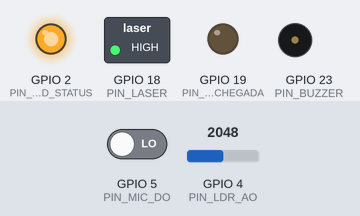
The sketch below on a simulated ESP32. On the bench: switched loads named in the sketch (green lamp = pin HIGH), output pins drawn as LEDs (lit = HIGH), buzzer (waves = sounding). Dashed ring = blinking. The test bench sets the inputs (shaded band); at power-on: GPIO 5 (PIN_MIC_DO) LOW, GPIO 4 (PIN_LDR_AO) = 2048. WiFi joins after 1.5 s; servers stay silent unless stated; uploads are accepted with an empty reply; what the sketch prints to the serial monitor is not drawn.

Above: at 3.3 s.
3.4 s: GPIO 5 (PIN_MIC_DO) driven HIGH
At 3.72 s:
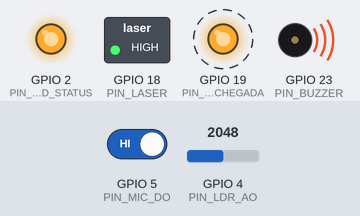
6.4 s: GPIO 4 (PIN_LDR_AO) set to 2148
9.4 s: GPIO 4 (PIN_LDR_AO) set to 2272
At 10.3 s:
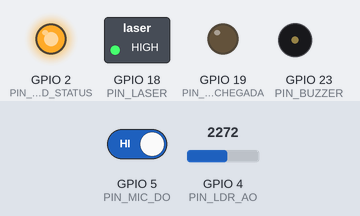
10.9 s: GPIO 4 (PIN_LDR_AO) set to 2160
At 13.8 s:
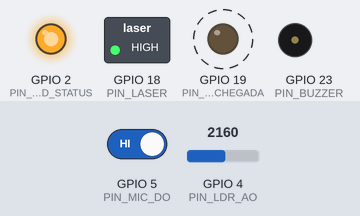
13.9 s: GPIO 4 (PIN_LDR_AO) set to 2240
At 14.5 s:
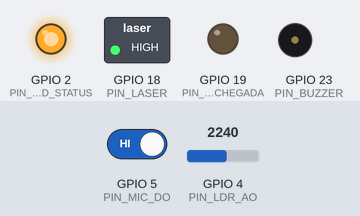
Timing chart, 0 to 16.4 s (numbered marks = the images above; inputs shaded):
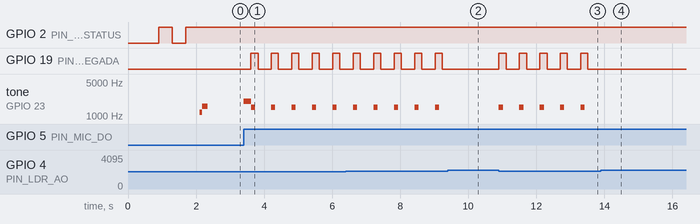

Measured:
- the behaviour switches between 2199 and 2200 on GPIO 4 (PIN_LDR_AO) (found by bisection; images 1 and 2)
- after the input at 3.4 s, GPIO 19 (PIN_LED_CHEGADA): alternates HIGH for 0.21 s and LOW for 0.39 s, starting after 0.21 s; tone on GPIO 23 (PIN_BUZZER): silent → 2000 Hz at once, then repeats every 0.60 s: 1500 Hz 0.12 s, silent 0.48 s
- after the input at 9.4 s, GPIO 19 (PIN_LED_CHEGADA): stops changing and stays LOW; tone on GPIO 23 (PIN_BUZZER): stops changing and stays silent
- after the input at 10.9 s, GPIO 19 (PIN_LED_CHEGADA): alternates HIGH for 0.21 s and LOW for 0.39 s, starting at once; tone on GPIO 23 (PIN_BUZZER): alternates 1500 Hz for 0.12 s and silent for 0.48 s, starting at once
- after the input at 13.9 s, GPIO 19 (PIN_LED_CHEGADA): stops changing and stays LOW; tone on GPIO 23 (PIN_BUZZER): stops changing and stays silent

The sketch:

linha_de_chegada.ino
```cpp
/**
 * =========================================================================
 * PROJETO: Linha de Chegada - Cronometragem com ESP32, LDR e Microfone
 * CASOS DE USO ATENDIDOS:
 *   - MDA-01: Microfone que detecta disparo de largada e inicia cronômetro zerado.
 *   - SDM-01: Sensor LDR + Laser que detecta corte da linha de chegada e anota tempo.
 * =========================================================================
 */

#include <WiFi.h>
#include <HTTPClient.h>
#include <WebServer.h>
#include "config.h"

// Estados da Corrida
enum EstadoCorrida {
    AGUARDANDO_LARGADA,   // MDA-01: Cronômetro zerado aguardando som de disparo
    CORRIDA_EM_ANDAMENTO, // Cronômetro rodando
    FINALIZADA            // Corrida encerrada
};

EstadoCorrida estadoAtual = AGUARDANDO_LARGADA;

// Variáveis de Marcação Temporal de Alta Precisão (milissegundos)
unsigned long tempoInicioMs = 0;
unsigned long ultimoDisparoMicMs = 0;
unsigned long ultimoCorteLdrMs = 0;
int totalChegadasRegistradas = 0;

// Servidor Web Local para Calibração em Campo via Celular/Navegador
WebServer localServer(80);

// Declaração de Funções
void conectarWiFi();
void verificarMicrofoneLargada();
void verificarLdrLinhaChegada();
void enviarEventoParaServidor(const char* endpoint, const String& jsonBody);
void setupRotasWebServer();
void emitirBeep(int frequencia, int duracaoMs);

void setup() {
    Serial.begin(115200);
    delay(500);
    Serial.println("\n[SISTEMA] Inicializando Linha de Chegada ESP32...");

    // Configuração dos Pinos
    pinMode(PIN_MIC_DO, INPUT);
    pinMode(PIN_LDR_AO, INPUT);
    pinMode(PIN_LED_STATUS, OUTPUT);
    pinMode(PIN_LED_CHEGADA, OUTPUT);
    pinMode(PIN_BUZZER, OUTPUT);

    #ifdef PIN_LASER
    pinMode(PIN_LASER, OUTPUT);
    digitalWrite(PIN_LASER, HIGH); // Liga o laser se estiver alimentado por GPIO
    #endif

    digitalWrite(PIN_LED_STATUS, LOW);
    digitalWrite(PIN_LED_CHEGADA, LOW);
    digitalWrite(PIN_BUZZER, LOW);

    // Conexão Wi-Fi
    conectarWiFi();

    // Inicia Servidor Web de Calibração Local
    setupRotasWebServer();
    localServer.begin();
    Serial.println("[HTTP] Servidor local de calibracao ativo!");

    // Sinal Sonoro de Inicialização (Dois bipes curtos)
    emitirBeep(1200, 100);
    delay(80);
    emitirBeep(1600, 150);

    Serial.println("[STATUS] Aguardando Disparo de Largada pelo Microfone (MDA-01)...");
}

void loop() {
    // Mantém servidor local de calibração rodando
    localServer.handleClient();

    // Reconexão Wi-Fi caso o sinal caia
    if (WiFi.status() != WL_CONNECTED) {
        digitalWrite(PIN_LED_STATUS, LOW);
        conectarWiFi();
    } else {
        digitalWrite(PIN_LED_STATUS, HIGH);
    }

    // 1. Caso de Uso MDA-01: Microfone aguardando disparo de som da largada
    if (estadoAtual == AGUARDANDO_LARGADA) {
        verificarMicrofoneLargada();
    }

    // 2. Caso de Uso SDM-01: Corrida em andamento e LDR vigiando corte do feixe laser
    if (estadoAtual == CORRIDA_EM_ANDAMENTO) {
        verificarLdrLinhaChegada();
    }

    delay(2); // Pequeno descanso para aliviar watchdog timer
}

/**
 * Conexão com o roteador Wi-Fi
 */
void conectarWiFi() {
    Serial.print("[WIFI] Conectando a: ");
    Serial.println(WIFI_SSID);

    WiFi.mode(WIFI_STA);
    WiFi.begin(WIFI_SSID, WIFI_PASSWORD);

    int tentativas = 0;
    while (WiFi.status() != WL_CONNECTED && tentativas < 25) {
        delay(400);
        Serial.print(".");
        digitalWrite(PIN_LED_STATUS, !digitalRead(PIN_LED_STATUS));
        tentativas++;
    }

    if (WiFi.status() == WL_CONNECTED) {
        Serial.println("\n[WIFI] Conectado com sucesso!");
        Serial.print("[WIFI] Endereco IP do ESP32: ");
        Serial.println(WiFi.localIP());
        digitalWrite(PIN_LED_STATUS, HIGH);
    } else {
        Serial.println("\n[WIFI] Falha na conexao. Continuando em modo offline...");
    }
}

/**
 * Caso de Uso MDA-01: Verifica disparo acústico de largada
 */
void verificarMicrofoneLargada() {
    // Leitura do pino digital do módulo de som (nível LOW ou HIGH configurável)
    int leituraMic = digitalRead(PIN_MIC_DO);
    unsigned long agora = millis();

    // A maioria dos módulos KY-038/LM393 vai para HIGH ou LOW ao detectar estampido
    if (leituraMic == HIGH && (agora - ultimoDisparoMicMs > DEBOUNCE_MIC_MS)) {
        ultimoDisparoMicMs = agora;
        tempoInicioMs = agora;
        estadoAtual = CORRIDA_EM_ANDAMENTO;
        totalChegadasRegistradas = 0;

        Serial.println("\n💥 [MDA-01] DISPARO DE LARGADA DETECTADO PELO MICROFONE!");
        Serial.println("[CRONOMETRO] Iniciado em t = 0 ms");

        // Feedback sonoro e luminoso imediato
        emitirBeep(2000, 250);

        // Notifica o servidor PHP
        String payload = "{\"origem\":\"microfone_esp32\",\"titulo\":\"Corrida ESP32 " + String(agora) + "\"}";
        enviarEventoParaServidor("/api/iniciar_corrida.php", payload);
    }
}

/**
 * Caso de Uso SDM-01: Verifica corte do feixe laser no sensor LDR
 */
void verificarLdrLinhaChegada() {
    int valorLdr = analogRead(PIN_LDR_AO);
    unsigned long agora = millis();

    // Quando o atleta cruza a linha de chegada, ele interrompe a luz do laser incidente no LDR
    // Isso eleva a resistência do LDR e altera a leitura analógica abaixo/acima do limiar
    bool laserCortado = (valorLdr < LDR_THRESHOLD_DEFAULT);

    if (laserCortado && (agora - ultimoCorteLdrMs > DEBOUNCE_CHEGADA_MS)) {
        ultimoCorteLdrMs = agora;
        unsigned long tempoDecorridoMs = agora - tempoInicioMs;
        totalChegadasRegistradas++;

        digitalWrite(PIN_LED_CHEGADA, HIGH);

        Serial.print("\n🏁 [SDM-01] CORTE DO LASER DETECTADO! Atleta #");
        Serial.print(totalChegadasRegistradas);
        Serial.print(" | Tempo: ");
        Serial.print(tempoDecorridoMs);
        Serial.println(" ms");

        emitirBeep(1500, 120);

        // Prepara JSON com o tempo em milissegundos medido diretamente pelo clock de hardware
        String payload = "{\"tempo_ms\":" + String(tempoDecorridoMs) +
                         ",\"origem\":\"ldr_laser_esp32\"" +
                         ",\"atleta\":\"Corredor #" + String(totalChegadasRegistradas) + "\"}";

        enviarEventoParaServidor("/api/registrar_tempo.php", payload);

        digitalWrite(PIN_LED_CHEGADA, LOW);
    }
}

/**
 * Envia requisições HTTP POST para o servidor PHP
 */
void enviarEventoParaServidor(const char* endpoint, const String& jsonBody) {
    if (WiFi.status() != WL_CONNECTED) {
        Serial.println("[HTTP] Wi-Fi desconectado! Nao foi possivel enviar evento.");
        return;
    }

    HTTPClient http;
    String urlCompleta = String(SERVER_BASE_URL) + String(endpoint);

    Serial.print("[HTTP POST] Enviando para: ");
    Serial.println(urlCompleta);

    http.begin(urlCompleta);
    http.addHeader("Content-Type", "application/json");

    int httpCode = http.POST(jsonBody);

    if (httpCode > 0) {
        String resposta = http.getString();
        Serial.printf("[HTTP] Codigo de resposta: %d\n", httpCode);
        Serial.println("[HTTP] Retorno: " + resposta);
    } else {
        Serial.printf("[HTTP] Erro na requisicao: %s\n", http.errorToString(httpCode).c_str());
    }

    http.end();
}

/**
 * Emite som no buzzer de forma não bloqueante
 */
void emitirBeep(int frequencia, int duracaoMs) {
    tone(PIN_BUZZER, frequencia, duracaoMs);
}

/**
 * Rotas do WebServer local de calibração no ESP32
 */
void setupRotasWebServer() {
    // Página de calibração em tempo real
    localServer.on("/", HTTP_GET, []() {
        int ldrValor = analogRead(PIN_LDR_AO);
        int micValor = digitalRead(PIN_MIC_DO);

        String html = "<!DOCTYPE html><html><head><meta charset='UTF-8'><meta name='viewport' content='width=device-width, initial-scale=1.0'>";
        html += "<title>Calibracao Sensores ESP32</title>";
        html += "<style>body{background:#111827;color:#f3f4f6;font-family:sans-serif;padding:20px;text-align:center;}";
        html += ".card{background:#1f2937;padding:20px;border-radius:16px;margin-bottom:15px;border:1px solid #374151;}";
        html += ".val{font-size:32px;font-weight:bold;color:#10b981;font-family:monospace;}</style>";
        html += "<script>setInterval(()=>location.reload(), 800);</script></head><body>";
        html += "<h2>Calibracao de Sensores - Linha de Chegada</h2>";
        html += "<div class='card'><h3>Sensor LDR (Feixe Laser)</h3><div class='val'>" + String(ldrValor) + "</div><p>Limiar configurado: " + String(LDR_THRESHOLD_DEFAULT) + "</p></div>";
        html += "<div class='card'><h3>Microfone (Disparo de Som)</h3><div class='val' style='color:" + String(micValor ? "#ef4444" : "#9ca3af") + "'>" + (micValor ? "SOM DETECTADO!" : "Silêncio") + "</div></div>";
        html += "<div class='card'><h3>Estado da Corrida</h3><p>" + String(estadoAtual == AGUARDANDO_LARGADA ? "Aguardando Largada (MDA-01)" : "Corrida em Andamento (SDM-01)") + "</p></div>";
        html += "</body></html>";

        localServer.send(200, "text/html", html);
    });

    // Rota para resetar status via HTTP
    localServer.on("/reset", HTTP_GET, []() {
        estadoAtual = AGUARDANDO_LARGADA;
        totalChegadasRegistradas = 0;
        localServer.send(200, "text/plain", "ESP32 resetado para aguardar nova largada.");
    });
}
```

config.h
```cpp
/**
 * Arquivo de Configuração de Hardware e Rede
 * Linha de Chegada - ESP32
 */

#ifndef CONFIG_H
#define CONFIG_H

// ==========================================
// 1. Configurações do Assistente Wi-Fi (Ponto de Acesso / AP)
// ==========================================
// Nome da rede que o ESP32 cria quando não está conectado ou quando perde a rede
#define AP_SSID       "LinhaDeChegada-WiFi"
#define AP_PASSWORD   ""   // Deixe vazio "" para rede aberta (ou mínimo 8 caracteres para senha)

// Wi-Fi padrão opcional (caso queira deixar pré-configurado além do Assistente Web)
#define WIFI_SSID     "SEU_WIFI_NOME"
#define WIFI_PASSWORD "SUA_SENHA_WIFI"

// URL base padrão do servidor PHP (Pode ser alterada pelo Assistente Web do ESP32)
#define SERVER_BASE_URL "http://192.168.1.100/Linha%20de%20chegada"

// Intervalo para tentar reconectar à rede caso o sinal caia (em ms)
#define WIFI_RECONNECT_INTERVAL_MS 20000

// ==========================================
// 2. Mapeamento de Pinos do ESP32 (GPIOs)
// ==========================================

// Sensor LDR (Detecção da Linha de Chegada - SDM-01) -> Ligado na Porta 4 (GPIO 4)
#define PIN_LDR         4       // Porta 4 (GPIO 4)
#define PIN_LDR_AO      4       // Alias de compatibilidade

// Módulo Microfone (Detecção do Disparo de Largada - MDA-01) -> Ligado na Porta 5 (GPIO 5)
#define PIN_MIC_DO      5       // Porta 5 (GPIO 5)

// Saída opcional para alimentar o Diodo Laser
#define PIN_LASER       18      // (Opcional) Saída 3.3V para alimentar o diodo laser

// Indicadores Visuais e Sonoros
#define PIN_LED_STATUS  2       // LED onboard / LED Verde de Pronto
#define PIN_LED_CHEGADA 19      // LED Vermelho de corte da linha de chegada
#define PIN_BUZZER      23      // Buzzer sonoro de confirmação

// ==========================================
// 3. Parâmetros Padrão de Sensibilidade (Microfone e LDR)
// ==========================================

// Sensibilidade (Limiar de Pico de Áudio) padrão inicial do Microfone (1 = máxima sensibilidade)
#define MIC_PICO_DEFAULT        1

// Sensibilidade padrão do LDR na Porta 4 (1 a 100% de confirmação de corte do feixe)
#define LDR_SENSIBILIDADE_DEFAULT 30

// Limiar analógico padrão do LDR (0 a 4095 caso use porta ADC1)
#define LDR_THRESHOLD_DEFAULT   2200

// Usa leitura digital com filtro de sensibilidade na Porta 4 (compatível com Wi-Fi ativo)
#define LDR_USAR_LEITURA_DIGITAL true

// Tempo mínimo em milissegundos para ignorar múltiplos cortes consecutivos (debounce)
#define DEBOUNCE_CHEGADA_MS     600

// Tempo de debounce para o microfone não disparar duas vezes no mesmo estampido
#define DEBOUNCE_MIC_MS         3000

#endif // CONFIG_H
```
